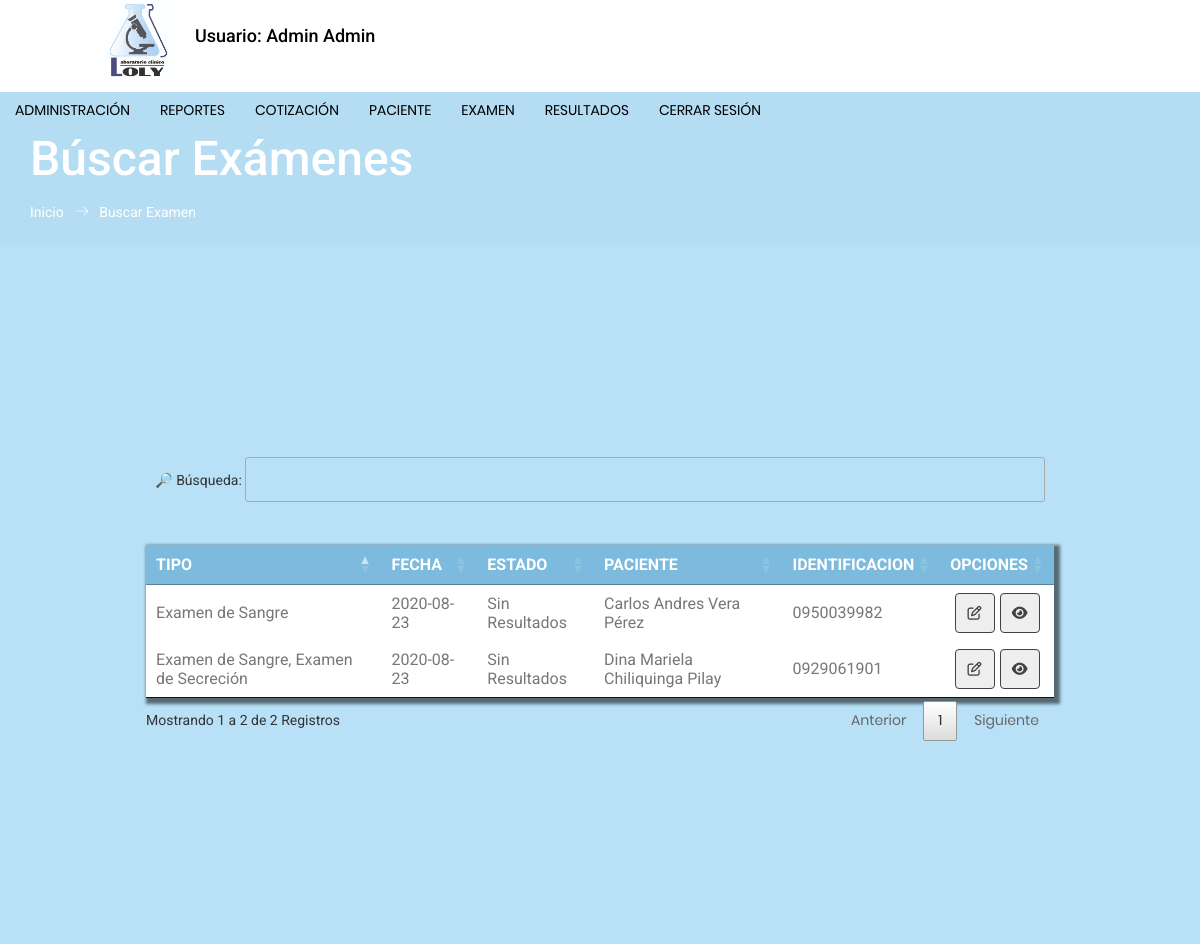
/forms/buscar_examenes_respaldo.php (signed in), run on the app's committed database.
### tables this page shows
CREATE TABLE `cabecera_examen` (
  `cabecera_exa_id` int(11) NOT NULL,
  `fecha_ingreso_exa` timestamp NOT NULL DEFAULT CURRENT_TIMESTAMP,
  `fecha_modificacion_exa` timestamp NOT NULL DEFAULT CURRENT_TIMESTAMP,
  `tipo_examen` varchar(300) NOT NULL,
  `precio_examen` varchar(15) NOT NULL,
  `doctor_externo` varchar(150) NOT NULL,
  `tipo_pago` varchar(30) NOT NULL,
  `abono` varchar(30) NOT NULL,
  `estado_exa_id` int(11) NOT NULL,
  `id_paciente` int(11) NOT NULL
);

CREATE TABLE `estado_examen` (
  `estado_exa_id` int(11) NOT NULL,
  `estado_exa_dscrp` varchar(150) NOT NULL
);

CREATE TABLE `paciente` (
  `id_paciente` int(11) NOT NULL,
  `fecha_ingreso` date NOT NULL,
  `fecha_modificacion` date NOT NULL,
  `nombres` varchar(250) NOT NULL,
  `apellidos` varchar(250) NOT NULL,
  `tipo_identificacion` int(11) NOT NULL,
  `identificacion` varchar(30) NOT NULL,
  `fecha_nacimiento` date NOT NULL,
  `edad` int(11) NOT NULL,
  `telefono` varchar(20) NOT NULL,
  `celular` varchar(20) NOT NULL,
  `correo` varchar(200) NOT NULL,
  `direccion` varchar(300) NOT NULL,
  `observacion` text NOT NULL,
  `paciente_usuario` varchar(250) NOT NULL,
  `paciente_clave` varchar(50) NOT NULL,
  `sexo` int(11) NOT NULL,
  `tipo_paciente` int(11) NOT NULL,
  `estado` int(11) NOT NULL
);

### forms/buscar_examenes_respaldo.php (the view, shortened to what this page needs)
<?php include("cabecera.php"); ?>
<?php include("menu2.php"); ?>
<?php  if ($perfil == 1 || $perfil == 2){ ?>
<section class="banner_area">
  <div class="banner_inner d-flex align-items-center">
    <div class="container" >
      <div class="banner_content text-left">
        <h2>Búscar Exámenes</h2>
        <div class="page_link">
          <a href="inicio.php">Inicio</a>
          <a href="buscar_examenes.php">Buscar Examen</a>
        </div>
      </div>
    </div>
  </div>
</section>
<div class="container-login100" style="background: #B8E1F7; margin-top: -100px;">
    <div class="table-responsive">
<br>
<br>
<br>
<br>
<br>
            <div class="cont_tabla">
              <table class="tabla" >
                  <thead>
                    <tr>
                      <th>TIPO</th>
                      <th>FECHA</th>
                      <th>ESTADO</th>
                      <th>PACIENTE</th>
                      <th>IDENTIFICACION</th>
                      <th>OPCIONES</th>
                    </tr>
                  </thead>
                  <tr>
                  <?php
                    $consulta3=mysqli_query($con,"SELECT * from paciente P inner join estado E on P.estado=E.id_estado inner join sexo S on P.sexo=S.id_sexo WHERE estado='1'");
                    while($row3=mysqli_fetch_array($consulta3)){
                      $idpac=$row3['id_paciente'];
                    $consulta4=mysqli_query($con,"SELECT * FROM cabecera_examen C INNER JOIN estado_examen ES ON C.estado_Exa_id=ES.estado_exa_id INNER JOIN paciente P ON C.id_paciente=P.id_paciente INNER JOIN estado E on P.estado=E.id_estado INNER JOIN sexo S on P.sexo=S.id_sexo WHERE C.id_paciente='$idpac' AND P.estado='1' AND C.estado_exa_id='2'");
                    while($row4=mysqli_fetch_array($consulta4)){
                      $fecha=explode(' ', $row4['fecha_ingreso_exa']);
                      $fechan=$fecha[0];
                      $partes = explode('*', $row4['tipo_examen']);
                      $conjunto = implode(', ', $partes);
                  ?>
                    <td><?php echo $conjunto; ?> </td>
                    <td><?php echo $fechan; ?> </td>
                    <td><?php echo $row4['estado_exa_dscrp']; ?> </td>
                    <td><?php echo $row4['nombres']." ".$row3['apellidos']; ?> </td>
                    <td><?php echo $row4['identificacion']; ?> </td>
                    <td>
                        <div class="cont_tbn_tb">
                          <?php if ($row4['estado_exa_dscrp']=="Sin Resultados") { ?>
                          <a href="resultado_designacion.php?idc=<?php echo $row4['cabecera_exa_id']; ?>&idp=<?php echo $idpac; ?>">
                            <button type="button" title="Ingresar Resultados" class="btn-opuno" name="button"><i class="far fa-edit" aria-hidden="true"></i></button>
                          </a>
                          <?php } ?>
                          <a href="ver_examenes.php?idp=<?php echo $row4['id_paciente']; ?>&idc=<?php echo $row4['cabecera_exa_id'] ?>">
                            <button type="button" title="Ver Examenes" class="modificar" name="button"><i class="fas fa-eye" aria-hidden="true"></i></button>
                          </a>
                        </div>
                    </td>
                  </tr>
                  <?php } }?>
              </table>
            </div>
        </div>
  </div>
</body>
</html>
<?php  } else {
  header("Location:inicio.php");
} ?>

### forms/css/main.css (style rules this page uses)
* { margin: 0px; padding: 0px; box-sizing: border-box; }
body, html { height: 100%; font-family: Poppins-Regular, sans-serif; }
a { font-family: Poppins-Regular; font-size: 14px; line-height: 1.7; color: #666666; margin: 0px; transition: all 0.4s; -webkit-transition: all 0.4s; -o-transition: all 0.4s; -moz-transition: all 0.4s; }
h1,h2,h3,h4,h5,h6 { margin: 0px; }
button { outline: none !important; border: none; background: transparent; }
.container-login100 { width: 100%; min-height: 100vh; display: -webkit-box; display: -webkit-flex; display: -moz-box; display: -ms-flexbox; display: flex; flex-wrap: wrap; justify-content: center; align-items: center; padding: 15px; background-repeat: no-repeat; background-position: center; background-size: cover; }

### css/responsive-tables.css (style rules this page uses)
table th { font-weight: bold; }
table td, table th { padding: 9px 10px; text-align: left; }

### data on the page
cabecera_examen: tipo_examen "Examen de Sangre", fecha_ingreso_exa "2020-08-23", estado_exa.estado_exa_dscrp "Sin Resultados", id_paciente.nombres "Carlos Andres", id_paciente.apellidos "Vera Pérez", id_paciente.identificacion "0950039982"
cabecera_examen: tipo_examen "Examen de Sangre, Examen de Secreción", fecha_ingreso_exa "2020-08-23", estado_exa.estado_exa_dscrp "Sin Resultados", id_paciente.nombres "Dina Mariela", id_paciente.apellidos "Chiliquinga Pilay", id_paciente.identificacion "0929061901"

### other printed values
$nombre "Admin Admin"
